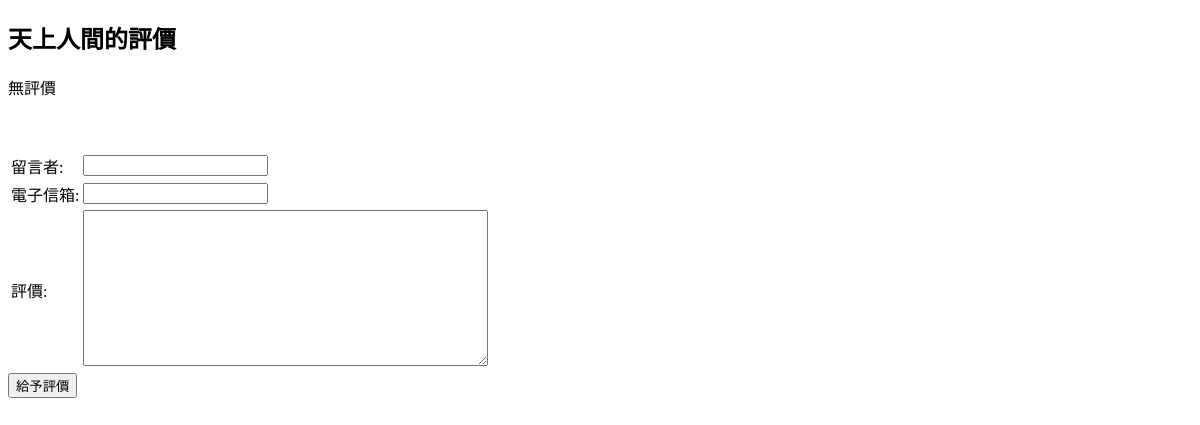
/comment/2/, run on an earlier commit of the app's database.
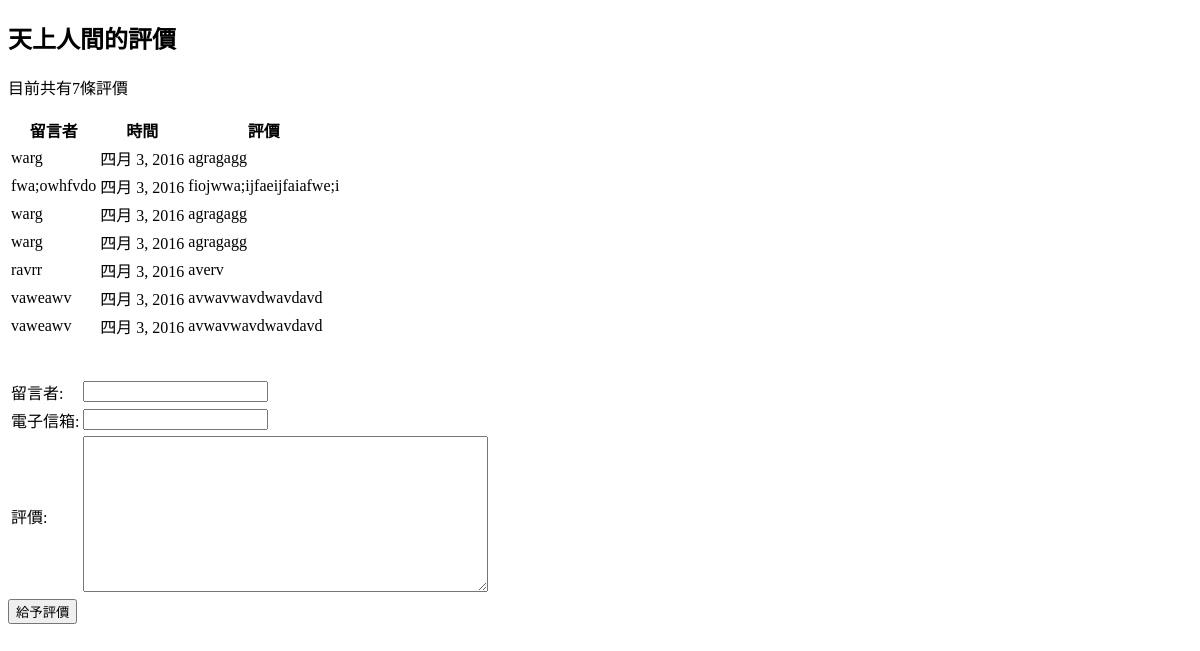
And on a later commit of the database.
### restaurants/models.py (models this page shows, shortened)
class Restaurant(models.Model):
    name = models.CharField(max_length=20)
    phone_number = models.CharField(max_length=15)
    address = models.CharField(max_length=50, blank=True)

class Comment(models.Model):
    content = models.CharField(max_length=255)
    visitor = models.CharField(max_length=255)
    email = models.CharField(max_length=255)
    date_time = models.DateTimeField()
    restaurant = models.ForeignKey(Restaurant)

### restaurants/views.py (the view, shortened to what this page needs)
# urls.py: url(r'^comment/(\d{1,5})/$', comment),
def comment (request, id):
    if id:
        r = Restaurant.objects.get(id=id)
    else:
        return HttpResponseRedirect("/restaurants_list/")
    return render_to_response('comments.html', RequestContext(request, locals()))

### restaurants/templates/comments.html (shortened to what this page needs)
<!doctype html>
<html>
    <head>
    </head>
    <body>
        <h2>{{ r.name }}的評價</h2>
        {% if r.comment_set.all %}
            <p>目前共有{{ r.comment_set.all|length }}條評價</p>
            <table>
                <tr>
                    <th>留言者</th>
                    <th>時間</th>
                    <th>評價</th>
                </tr>
            {% for c in r.comment_set.all %}
                <tr>
                    <td> {{ c.visitor }} </td>
                    <td> {{ c.date_time | date:"F j, Y" }} </td>
                    <td> {{ c.content }} </td>
                </tr>
            {% endfor %}
            </table>
        {% else %}
            <p>無評價</p>
        {% endif %}
        <br /><br />
        <form action="" method="post"> {% csrf_token %}
            <table>
                <tr>
                    <td> <label for="visitor">留言者:</label> </td>
                    <td> <input id="visitor" type="text" name="visitor"> </td>
                </tr>
                <tr>
                    <td> <label for="email">電子信箱:</label> </td>
                    <td> <input id="email" type="text" name="email"> </td>
                </tr>
                <tr>
                    <td> <label for="content">評價:</label> </td>
                    <td>
                        <textarea id="content" rows="10" cols="48" name="content"></textarea>
                    </td>
                </tr>
            </table>
            <input type="submit" value="給予評價">
        </form>
    </body>
</html>

What changed in the data, as far as the page shows it:
shown differently, row unchanged: Restaurant "天上人間": comment_set.all|length (not shown) → "7"
added Comment: visitor "warg", date_time "四月 3, 2016", content "agragagg"
added Comment: visitor "fwa;owhfvdo", date_time "四月 3, 2016", content "fiojwwa;ijfaeijfaiafwe;i"
added Comment: visitor "warg", date_time "四月 3, 2016", content "agragagg"
added Comment: visitor "warg", date_time "四月 3, 2016", content "agragagg"
added Comment: visitor "ravrr", date_time "四月 3, 2016", content "averv"
added Comment: visitor "vaweawv", date_time "四月 3, 2016", content "avwavwavdwavdavd"
added Comment: visitor "vaweawv", date_time "四月 3, 2016", content "avwavwavdwavdavd"
Also different on the page:
text no longer shown: "無評價"
text now shown: "目前共有 條評價 留言者 時間 評價"
